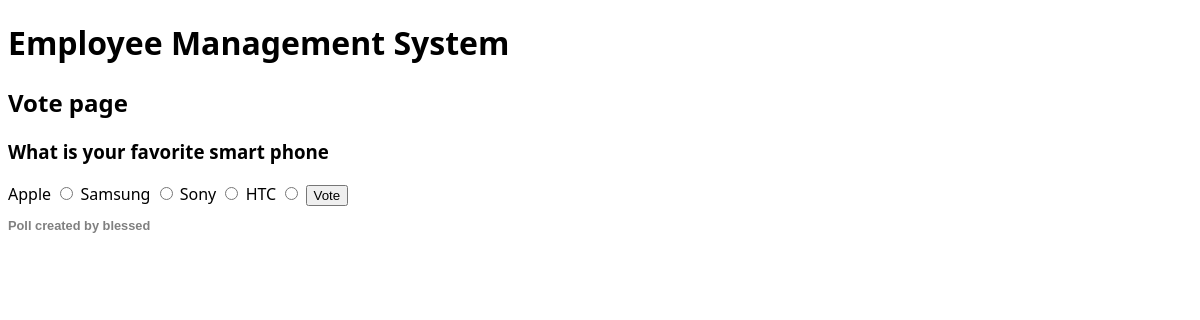
The app's page /polls/5/ with its own data.
### poll/models.py (models this page shows, shortened)
class Question(models.Model):
    title = models.TextField(null=True, blank=True)
    status = models.CharField(default="inactive", max_length=10)
    created_by = models.ForeignKey(User, null=True, blank=True, on_delete=models.CASCADE)
    start_date = models.DateTimeField(null=True, blank=True)
    end_date = models.DateTimeField(null=True, blank=True)
    created_at = models.DateTimeField(auto_now_add=True)
    updated_at = models.DateTimeField(auto_now=True)
    @property
    def choices(self):
        return self.choice_set.all()

class Choice(models.Model):
    question = models.ForeignKey(Question, on_delete=models.CASCADE)
    text = models.TextField(null=True, blank=True)
    created_at = models.DateTimeField(auto_now_add=True)
    updated_at = models.DateTimeField(auto_now=True)

### poll/views.py (the view, shortened to what this page needs)
# urls.py: path('polls/', include('poll.urls')),
def poll(request, id=None):
    if request.method == "GET":
        question = get_object_or_404(Question, id=id)
        context = {
            'question': question
        }
        return render(request, 'polls/poll.html', context)

### ems/templates/polls/poll.html (shortened to what this page needs)
{% extends 'base.html' %}
{% block content %}
    <h2>Vote page</h2>
    <h3>{{question.title}}</h3>
    <form action="/polls/{{question.id}}/" method="POST">
        {% for choice in question.choices %}
            <label for="{{choice.id}}">{{choice.text}}</label>
            <input type="radio" name="choice" value="{{choice.id}}" id="{{choice.id}}">
        {% empty %}
            <p>There is no choice available for this question</p>
        {% endfor %}
            <button type="submit">Vote</button>
    </form>
    <p class="poll-creator">Poll created by {{question.created_by.username}}</p>
{% endblock content %}

### ems/static/css/custom.css (style rules this page uses)
body { font-family: 'Segoe UI', Tahoma, Geneva, Verdana, sans-serif; }
.poll-creator { font-size: 0.8em; color: gray; font-family: Arial, Helvetica, sans-serif; font-weight: bold; }

### records on screen
Question: title "What is your favorite smart phone", created_by.username "blessed"
Choice: text "Apple"
Choice: text "Samsung"
Choice: text "Sony"
Choice: text "HTC"
